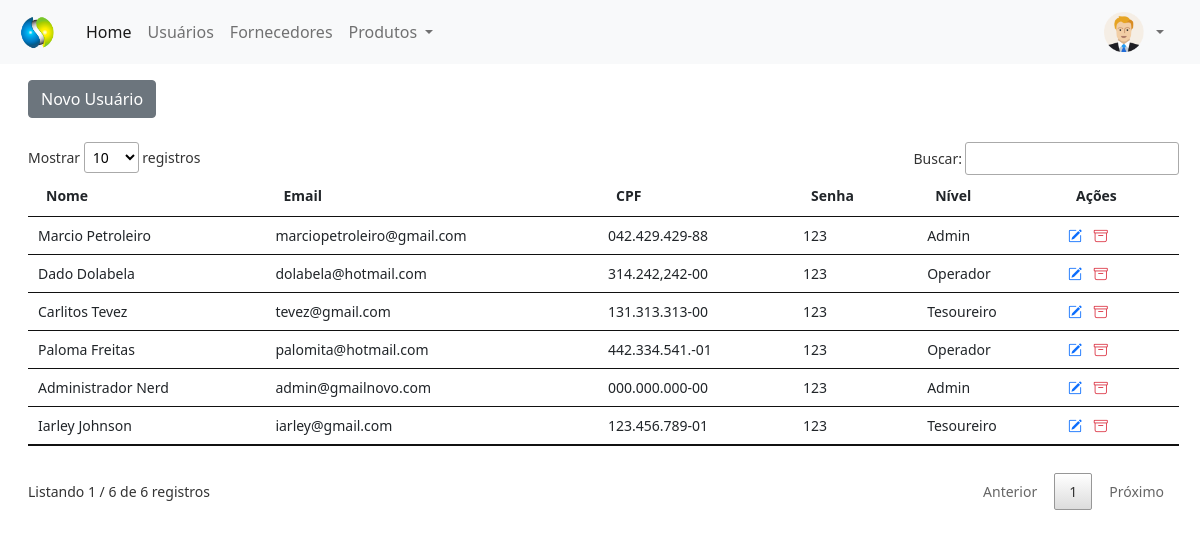
Screenshot of /painel-adm/index.php?pagina=usuarios (signed in) with the database file from the repository.
### tables this page shows
CREATE TABLE `usuarios` (
  `id` int(11) NOT NULL,
  `nome` varchar(80) NOT NULL,
  `email` varchar(80) NOT NULL,
  `cpf` varchar(15) NOT NULL,
  `senha` varchar(20) NOT NULL,
  `nivel` varchar(20) NOT NULL
);

### painel-adm/usuarios.php (the view, shortened to what this page needs)
<?php
require_once('../conexao.php');
$pag = 'usuarios';
?>
<!DOCTYPE html>
<html lang="en">
<head>
</head>
<body>
    <a href="index.php?pagina=<?php echo $pag; ?>&funcao=novo" type="button" class="btn btn-secondary mt-2">Novo Usuário</a>
    <div class="mt-4" style="margin-right: 25px">
        <?php
        $query_tab = $pdo->query("SELECT * FROM usuarios order by id desc");
        $res_tab = $query_tab->fetchAll(PDO::FETCH_ASSOC);
        $total_reg_tab = @count($res_tab);
        if ($total_reg_tab > 0) {
        ?>
            <small>
                <table id="usuarios" class="table table-hover my-4" style="width:100%">
                    <thead>
                        <tr>
                            <th>Nome</th>
                            <th>Email</th>
                            <th>CPF</th>
                            <th>Senha</th>
                            <th>Nível</th>
                            <th>Ações</th>
                        </tr>
                    </thead>
                    <tbody>
                        <?php
                        for ($i = 0; $i < $total_reg_tab; $i++) {
                        ?>
                            <tr>
                                <td><?php echo $res_tab[$i]['nome']; ?></td>
                                <td><?php echo $res_tab[$i]['email']; ?></td>
                                <td><?php echo $res_tab[$i]['cpf']; ?></td>
                                <td><?php echo $res_tab[$i]['senha']; ?></td>
                                <td><?php echo $res_tab[$i]['nivel']; ?></td>
                                <td>
                                    <a href="index.php?pagina=<?php echo $pag; ?>&funcao=editar&id=<?php echo $res_tab[$i]['id']; ?>" type="button" title="Editar Registro">
                                        <i class="bi bi-pencil-square text-primary me-2"></i>
                                    </a>
                                    <a href="index.php?pagina=<?php echo $pag; ?>&funcao=deletar&id=<?php echo $res_tab[$i]['id']; ?>" type="button" title="Excluir Registro">
                                        <i class="bi bi-archive text-danger"></i>
                                    </a>
                                </td>
                            </tr>
                        <?php }
                        ?>
                    </tbody>
                </table>
            </small>
        <?php } else {
            echo "Não existem dados para serem exibidos!";
        } ?>
    </div>
</body>
</html>

### rows the page displays
usuarios: nome "Marcio Petroleiro", email "marciopetroleiro@gmail.com", cpf "042.429.429-88", senha "123", nivel "Admin"
usuarios: nome "Dado Dolabela", email "dolabela@hotmail.com", cpf "314.242,242-00", senha "123", nivel "Operador"
usuarios: nome "Carlitos Tevez", email "tevez@gmail.com", cpf "131.313.313-00", senha "123", nivel "Tesoureiro"
usuarios: nome "Paloma Freitas", email "palomita@hotmail.com", cpf "442.334.541.-01", senha "123", nivel "Operador"
usuarios: nome "Administrador Nerd", email "admin@gmailnovo.com", cpf "000.000.000-00", senha "123", nivel "Admin"
usuarios: nome "Iarley Johnson", email "iarley@gmail.com", cpf "123.456.789-01", senha "123", nivel "Tesoureiro"
